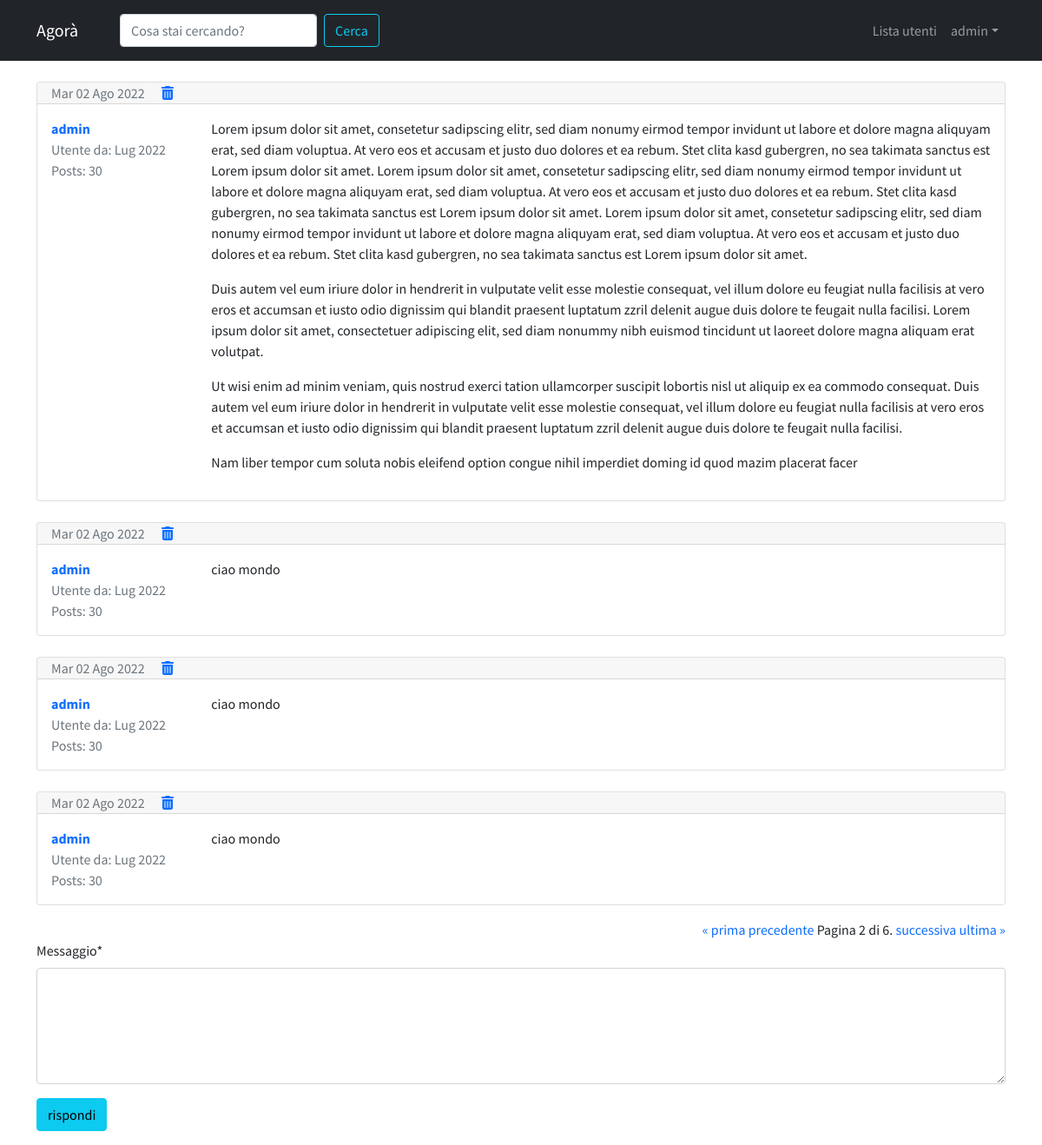
/forum/discussione/8/?page=2 (signed in), run on the app's committed database.
### forum/models.py (models this page shows, shortened)
class Post(models.Model):
    contenuto = models.TextField()
    data_creazione = models.DateTimeField(auto_now_add=True)
    autore_post = models.ForeignKey(User, on_delete=models.CASCADE,related_name="posts")
    discussione = models.ForeignKey(Discussione, on_delete=models.CASCADE)
    class Meta:
        verbose_name = "Post"
        verbose_name_plural = "Posts"

### forum/views.py (the view)
# urls.py: path('discussione/<int:pk>/',visualizza_discussione,name="discussione_view"),
def visualizza_discussione(request,pk):
    discussione = get_object_or_404(Discussione,pk=pk)
    posts_discussione = Post.objects.filter(discussione = discussione)
    form_risposta = PostModelForm()
    paginator = Paginator(posts_discussione, 4)
    page = request.GET.get("page")
    posts = paginator.get_page(page)
    context = {
        "discussione" : discussione,
        "posts_discussione" : posts,
        "form_risposta" : form_risposta,
    }
    return render(request,'forum/singola_discussione.html',context)

### forum/forms.py
class PostModelForm(forms.ModelForm):
    class Meta:
        model = Post
        fields = ["contenuto"]
        widgets = {
            "contenuto": forms.Textarea(attrs={'rows':'5'})
        }
        labels = { "contenuto" : "Messaggio" }

### templates/forum/singola_discussione.html (shortened to what this page needs)
{% extends 'base.html' %}
    {% load crispy_forms_tags %}
    {% block content %}
        {% for post in posts_discussione %}
        <section class="mt-4">
            <div class="card my-3">
                {% if forloop.first and not "page" in request.get_full_path %}
                    <div class="card-header pb-0">
                        <h3>{{ discussione.titolo }}</h3>
                        <p class="text-muted">
                            {{ discussione.data_creazione|date:"D d M Y" }}
                            <br>
                            in: {{ discussione.sezione_appartenenza }}
                        </p>
                    </div>
                {% else %}
                    <div class="card-header py-0">
                        <p class="text-muted mb-0">
                            {{ post.data_creazione|date:"D d M Y" }}
                            {% if request.user == post.autore_post %}
                                <a href="{% url 'rimuovi_post' id=discussione.pk pk=post.pk %}">
                                    <img class="fa-solid fa-trash-can ms-3" alt="rimuovi">
                                </a>
                            {% endif %}
                        </p>
                    </div>
                {% endif %}
                <div class="card-body">
                    <div class="row">
                        <div class="col-xl-2 col-4">
                            <p class="mb-0">
                                <a href="{% url 'user_profile' username=post.autore_post.username %}">
                                    <strong>{{ post.autore_post }}</strong>
                                </a>
                            </p>
                            <p class="text-muted mb-0">
                                Utente da: {{ post.autore_post.date_joined|date:"M Y" }}
                            </p>
                            <p class="text-muted mb-0">
                                Posts: {{ post.autore_post.posts.count }}
                            </p>
                        </div>
                        <div class="col-xl-10 col-8">
                            <p class="my-0">{{ post.contenuto|linebreaks }}</p>
                        </div>
                    </div>
                </div>
            </div>
        </section>
        {% endfor %}
        <div class="text-end">
            <span class="step-links">
                {% if posts_discussione.has_previous %}
                    <a href="?page=1">&laquo; prima</a>
                    <a href="?page={{ posts_discussione.previous_page_number }}">precedente</a>
                {% endif %}
                <span class="current">
                    Pagina {{ posts_discussione.number }} di {{ posts_discussione.paginator.num_pages }}.
                </span>
                {% if posts_discussione.has_next %}
                    <a href="?page={{ posts_discussione.next_page_number }}">successiva</a>
                    <a href="?page={{ posts_discussione.paginator.num_pages }}">ultima &raquo;</a>
                {% endif %}
            </span>
        </div>
        {% if request.user.is_authenticated %}
            {% include 'forum/form_risposta.html' %}
        {% endif %}
    {% endblock content %}

### templates/base.html (shortened to what this page needs)
{% load static %}
<!doctype html>
<html lang="en">
  <head>
    <link href="https://cdn.jsdelivr.net/npm/bootstrap@5.0.2/dist/css/bootstrap.min.css" rel="stylesheet">
    <link rel="stylesheet" href="{% static 'agora.css' %}">
  </head>
  <body>
    <nav class="navbar navbar-expand-lg navbar-dark bg-dark">
      <div class="container">
        <a class="navbar-brand me-5" href="/">Agorà</a>
        <div class="collapse navbar-collapse" id="navbarSupportedContent">
          <form class="d-flex mt-2 mb-2" role="search" action="{% url 'funzione_cerca' %}">
            <input name="q" class="form-control me-2" type="search" placeholder="Cosa stai cercando?" aria-label="Search">
            <button class="btn btn-outline-info me-5" type="submit">Cerca</button>
          </form>
          <ul class="navbar-nav ms-auto">
            <li class="nav-item">
              <a class="nav-link" aria-current="page" href="{% url 'user_list' %}"> Lista utenti </a>
            </li>
            {% if request.user.is_authenticated %}
            <li class="nav-item dropdown">
              <a
              href="#"
              class="nav-link dropdown-toggle"
              id="navbarDropdown"
              role="button"
              data-bs-toggle="dropdown"
              >{{ request.user.username }}</a>
            </li>
            {% endif %}
          </ul>
        </div>
      </div>
    </nav>
    <div class="container">
        {% block content %}
        {% endblock content %}
    </div>
  </body>
</html>

### static/agora.css (style rules this page uses)
body { font-family: 'Source Sans Pro', sans-serif!important; }
a,a:hover { text-decoration:none!important; }

### data on the page
Post: data_creazione "Mar 02 Ago 2022", autore_post "admin", autore_post.date_joined "Lug 2022", autore_post.posts.count "30", contenuto "Lorem ipsum dolor sit amet, consetetur sadipscing elitr, sed diam nonumy eirmod tempor invidunt ut labore et dolore magna aliquyam erat, sed diam voluptua. At vero eos et accusam et justo duo dolores et ea rebum. Stet clita kasd gubergren, no sea takimata sanctus est Lorem ipsum dolor sit amet. Lorem ipsum dolor sit amet, consetetur sadipscing elitr, sed diam nonumy eirmod tempor invidunt ut labore et dolore magna aliquyam erat, sed diam voluptua. At vero eos et accusam et justo duo dolores et ea rebum. Stet clita kasd gubergren, no sea takimata sanctus est Lorem ipsum dolor sit amet. Lorem ipsum dolor sit amet, consetetur sadipscing elitr, sed diam nonumy eirmod tempor invidunt ut labore…"
Post: data_creazione "Mar 02 Ago 2022", autore_post "admin", autore_post.date_joined "Lug 2022", autore_post.posts.count "30", contenuto "ciao mondo"
Post: data_creazione "Mar 02 Ago 2022", autore_post "admin", autore_post.date_joined "Lug 2022", autore_post.posts.count "30", contenuto "ciao mondo"
Post: data_creazione "Mar 02 Ago 2022", autore_post "admin", autore_post.date_joined "Lug 2022", autore_post.posts.count "30", contenuto "ciao mondo"

### other printed values
{{ request.user.username }} "admin"
{{ posts_discussione.number }} "2"
{{ posts_discussione.paginator.num_pages }} "6"
